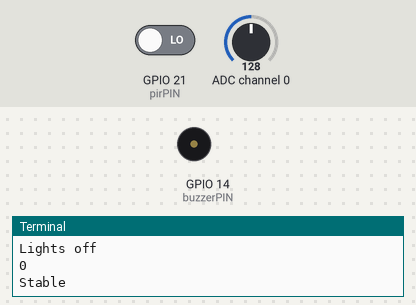
Simulated run of this program. Board: Raspberry Pi (BCM pin numbers). Shown: buzzer (waves = sounding, pin HIGH), the last lines printed to the terminal. The test bench sets the inputs (shaded band); at power-on: GPIO 21 (pirPIN) LOW, ADC channel 0 = 128 (analog values on the 0–255 scale). Library files of the repository ran but are not shown: ADC0834.py; pins used as bus, display or sensor lines are not drawn.

Above: at 11.2 s.
11.3 s: GPIO 21 (pirPIN) driven HIGH
At 11.6 s:
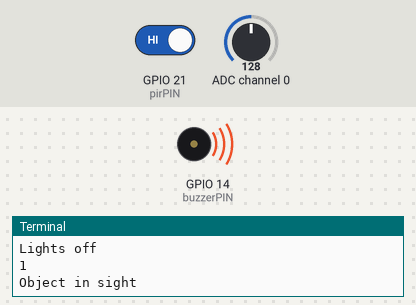
14.3 s: ADC channel 0 set to 179
16.4 s: ADC channel 0 set to 187
At 17.1 s:
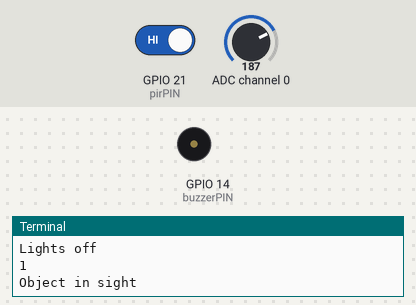
18.1 s: ADC channel 0 set to 182
At 18.5 s:
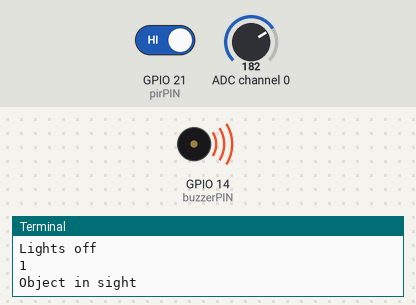
21.1 s: ADC channel 0 set to 188
At 21.1 s:
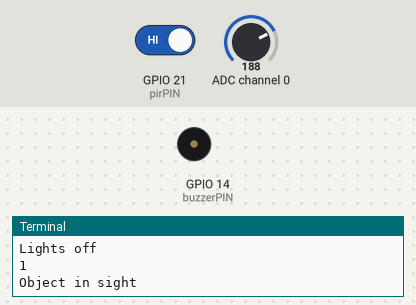
Timing chart, 0 to 23.6 s (numbered marks = the images above; inputs shaded):
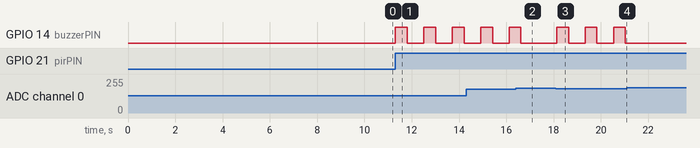

The program:

l29_sec_system_pir_buzzer_photo.py
```python
#When the light level falls below a set threshold (dark environment) and the PIR sensor detects motion, the buzzer beeps in short intervals.

import RPi.GPIO as GPIO
import time
GPIO.setmode(GPIO.BCM)

import ADC0834

#buzzer
buzzerPIN = 14
GPIO.setup(buzzerPIN , GPIO.OUT)

#photoresistor
ADC0834.setup()
threshold = 185

#pir
pirPIN = 21
GPIO.setup(pirPIN,GPIO.IN)
time.sleep(10)

try:
    while True:
        time.sleep(0.1)
        lightVal=ADC0834.getResult(0)  #The channel that you connected on the ADC
        print(f"Ligth value is {lightVal}")

        if lightVal < threshold:
            print("Lights off")

            pirvalue = GPIO.input(pirPIN)
            print(pirvalue)
            if pirvalue == 1 :
                print("Object in sight")

                GPIO.output(buzzerPIN , 1)
                time.sleep(0.5)
                GPIO.output(buzzerPIN , 0)
                time.sleep(0.5)

            else :
                print("Stable")
            time.sleep(0.1)


except KeyboardInterrupt :
    print("GPIO is free")
    GPIO.cleanup()
    
```

Measured:
- the behaviour switches between 184 and 185 on ADC channel 0 (found by bisection; images 1 and 2)
- after the input at 11.3 s, GPIO 14 (buzzerPIN): alternates HIGH for 0.50 s and LOW for 0.70 s, starting at once
- after the input at 16.4 s, GPIO 14 (buzzerPIN): goes on until 16.6 s, then stays LOW
- after the input at 18.1 s, GPIO 14 (buzzerPIN): alternates HIGH for 0.50 s and LOW for 0.70 s, starting at once
- after the input at 21.1 s, GPIO 14 (buzzerPIN): stops changing and stays LOW
